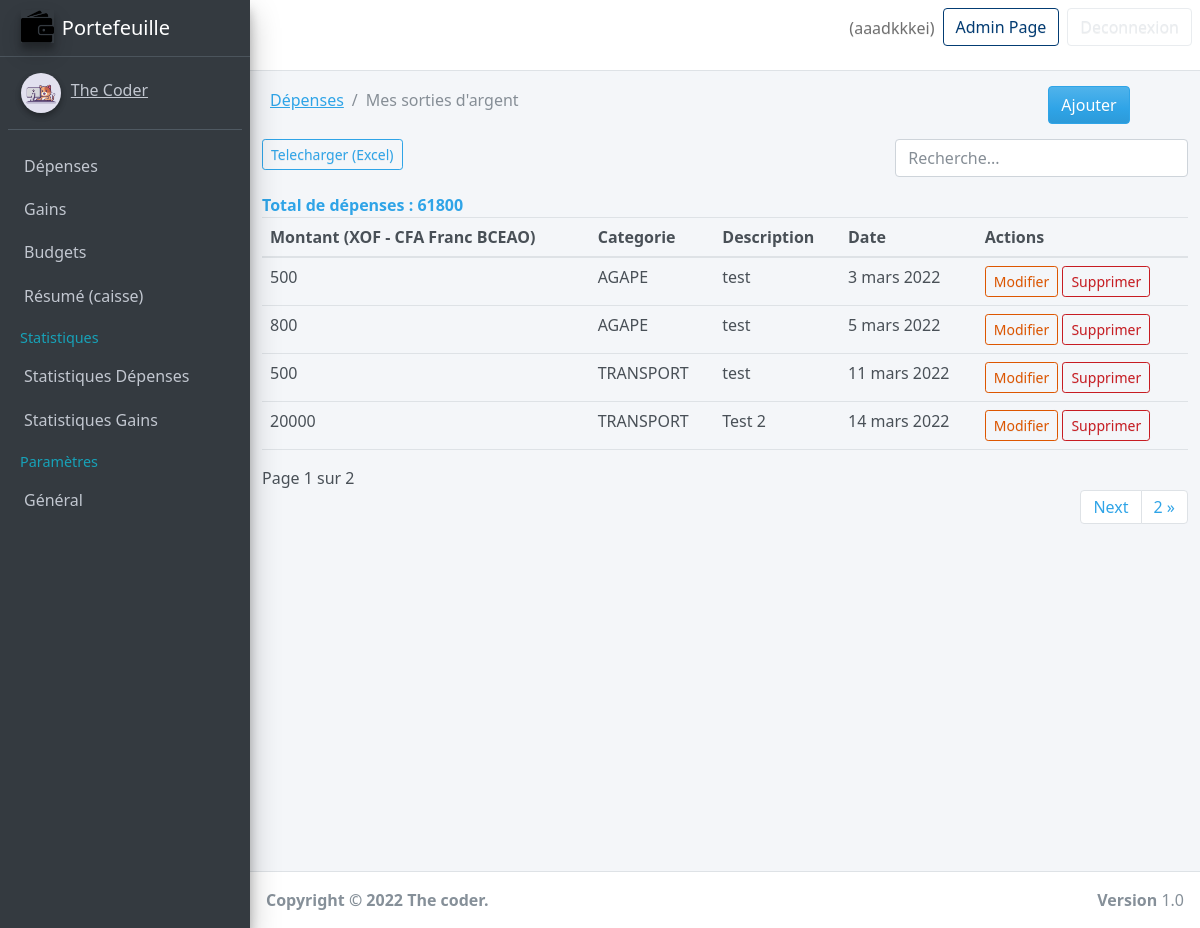
/ (signed in), run on an earlier commit of the app's database.
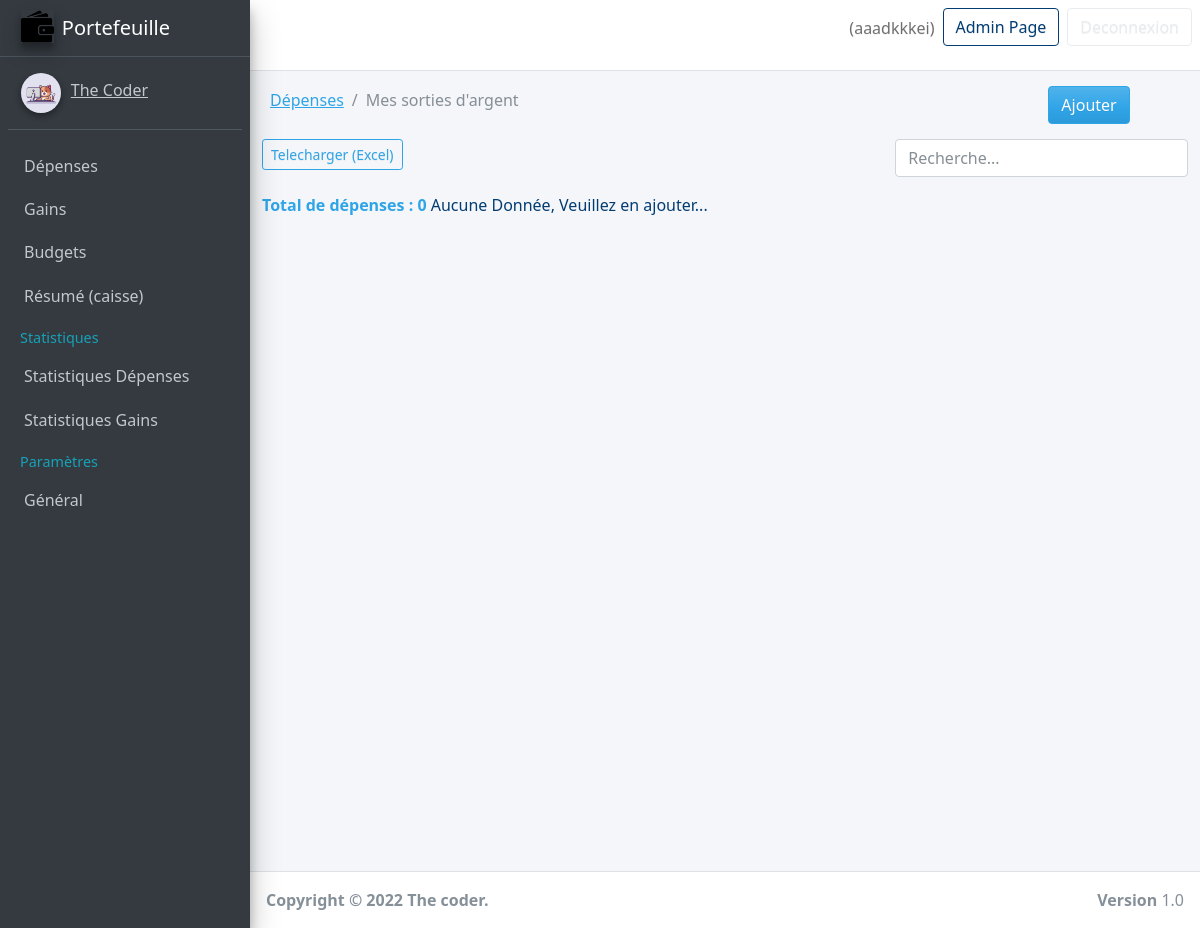
And on a later commit of the database.
### userpreferences/models.py (models this page shows, shortened)
class UserPreference(models.Model):
    user = models.OneToOneField(to = User, on_delete = models.CASCADE)
    currency = models.CharField(max_length = 255, blank = True, null = True )

### Depenses/models.py (models this page shows, shortened)
class Expenses(models.Model):
    amount = models.TextField()
    date = models.DateField(default = now)
    description = models.TextField()
    owner = models.ForeignKey(to = User, on_delete = models.CASCADE)
    category = models.CharField(max_length = 266)
    class Meta:
        ordering: ['-date']
        verbose_name_plural = "Dépenses"

### Depenses/views.py (the view)
# urls.py: path('', views.index, name="budgets"),
@login_required(login_url = "/authapp/login")
def index(request):
    expenses = Expenses.objects.filter(owner = request.user).order_by('date')
    total = 0
    for expense in expenses:
        total += int(expense.amount)
    paginator = Paginator(expenses,4)
    page_number = request.GET.get('page')
    page_obj = Paginator.get_page(paginator, page_number)
    try:
        currency = UserPreference.objects.get(user = request.user).currency
    except UserPreference.DoesNotExist:
        currency = None
    context = {
        'expenses': expenses,
        'page_obj': page_obj,
        'currency': currency,
        'total': total,
    }
    return render(request, 'Depenses/index.html', context)

### Depenses/templates/Depenses/index.html (shortened to what this page needs)
{% extends 'base.html' %}
{% load static %}
{% block 'content' %}
    <div class="container">
        <div class="content-header">
                <div class="row">
                    <div class="col-md-10 d-flex ml-auto">
                        <nav aria-label="breadcrumb">
                            <ol class="breadcrumb float-sm-right">
                                <li class="breadcrumb-item"><a href="{% url 'expenses' %}">Dépenses</a></li>
                                <li class="breadcrumb-item active">Mes sorties d'argent</li>
                            </ol>
                        </nav>
                    </div>
                    <div class="col-md-2 big">
                        <a href="{% url 'create-expenses' %}" class="btn btn-primary">Ajouter</a>
                    </div>
                </div>
        </div>
        <div class="row">
            <div class="col-md-8">
                <a href="{% url 'export-excel-depense' %}" class="btn btn-sm btn-outline-primary">Telecharger (Excel)</a>
            </div>
            <div class="col-md-4">
                <div class="form-group">
                    <input class="form-control" id="searchField" placeholder="Recherche..." />
                </div>
            </div>
        </div>
        <span class="text-primary text-bold">Total de dépenses : {{total}}</span>
        {% if expenses.count %}
            <div class="app-table">
                <table class="table table-stripped table-hover" >
                    <thead>
                        <tr>
                            <th scope="col">Montant ({{currency}})</th>
                            <th scope="col">Categorie</th>
                            <th scope="col">Description</th>
                            <th scope="col">Date</th>
                            <th scope="col">Actions</th>
                        </tr>
                    </thead>
                    <tbody>
                        {% for expense in page_obj %}
                            <tr>
                                <td>{{expense.amount}}</td>
                                <td>{{expense.category}}</td>
                                <td>{{expense.description}}</td>
                                <td>{{expense.date}}</td>
                                <td>
                                    <a href="{% url 'edit-expense' expense.id %}" data-toogle="tooltip" class="btn btn-sm btn-outline-warning" data-placement="bottom" >Modifier</a>
                                    <a href="{% url 'delete-expense' expense.id %}" data-toogle="tooltip" class="btn btn-sm btn-outline-danger" data-placement="bottom">Supprimer</a>
                                </td>
                            </tr>
                        {% endfor %}
                    </tbody>
                </table>
            </div>
            <div class="pagination-container">
                <div class="">
                    Page {{page_obj.number}} sur {{page_obj.paginator.num_pages}}
                </div>
                <nav aria-label="Page navigation example">
                    <ul class="pagination justify-content-end">
                        {% if page_obj.has_next %}
                            <li class="page-item">
                                <a class="page-link" href="?page={{ page_obj.next_page_number }}">Next</a>
                            </li>
                            <li class="page-item">
                                <a class="page-link" href="?page={{ page_obj.paginator.num_pages }}">{{page_obj.paginator.num_pages}} &raquo;</a>
                            </li>
                        {% endif %}
                    </ul>
                </nav>
            </div>
        {% else %}
            <span class="text-info">Aucune Donnée, Veuillez en ajouter...</span>
        {% endif %}
    </div>
{% endblock 'content' %}

What changed in the data, as far as the page shows it:
no longer on this page (row unchanged): UserPreference: currency "XOF - CFA Franc BCEAO"
removed Expenses: amount "500", category "AGAPE", description "test", date "3 mars 2022"
removed Expenses: amount "800", category "AGAPE", description "test", date "5 mars 2022"
removed Expenses: amount "500", category "TRANSPORT", description "test", date "11 mars 2022"
removed Expenses: amount "20000", category "TRANSPORT", description "Test 2", date "14 mars 2022"
Also different on the page:
{{ total }}: "61800" → "0"
{{ page_obj.number }}: "1" → (not shown)
{{ page_obj.paginator.num_pages }}: "2" → (not shown)
text no longer shown: "Montant ( ) Categorie Description Date Actions Page sur Next »"
text now shown: "Aucune Donnée, Veuillez en ajouter..."
